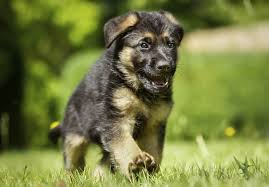
#> input picture images/puppy.jpg, 269 x 187 px
$ python Filtering_FFT_Demo.py   (older library calls are emulated)
#> lines starting #> are read from the running program, lines starting #| are printed output that depends on the picture
"""
Created on Wed Oct 3 19:33:09 2017

@author: bxiao
Here is a new comment
"""
import numpy as np
import pylab
from scipy import misc

# Take the 2-dimensional DFT and centre the frequencies
img = misc.imread('images/puppy.jpg',flatten=1)
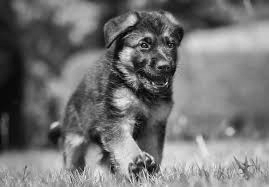
#> img: shape (187, 269) float32; min 0.897, max 244, mean 116.3
# image size, square side length, number of squares
ncols, nrows = img.shape
#> ncols = 187; nrows = 269

# FFT the original image
ftimage = np.fft.fft2(img)
ftimage = np.fft.fftshift(ftimage)
pylab.imshow(np.log(np.abs(ftimage)),cmap='gray')
pylab.show()
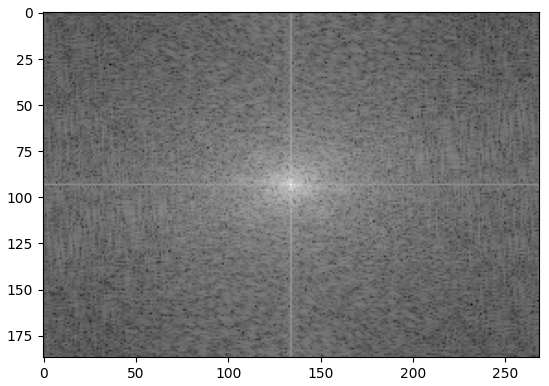
#> figure drawn by matplotlib, 1 panel

# Build and apply a Gaussian filter and make sure the size is correct
sigmax, sigmay = 30, 30
cy, cx = nrows/2, ncols/2
#> cy = 134.5; cx = 93.5
x = np.linspace(0, nrows, nrows)
#> x = 269 values from 0 to 269
y = np.linspace(0, ncols, ncols)
#> y = 187 values from 0 to 187
X, Y = np.meshgrid(x, y)
pylab.imshow(X,cmap='gray')
pylab.show()
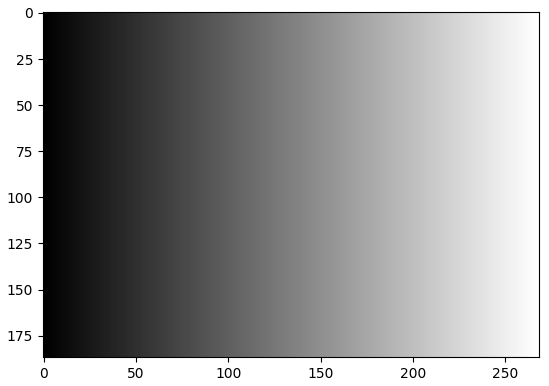
#> figure drawn by matplotlib, 1 panel

pylab.imshow(Y,cmap='gray')
pylab.show()
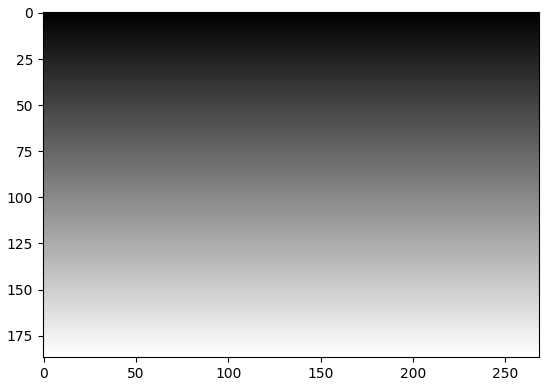
#> figure drawn by matplotlib, 1 panel
gmask = np.exp(-(((X-cx)/sigmax)**2 + ((Y-cy)/sigmay)**2))

pylab.imshow(gmask,cmap='gray')
pylab.show()
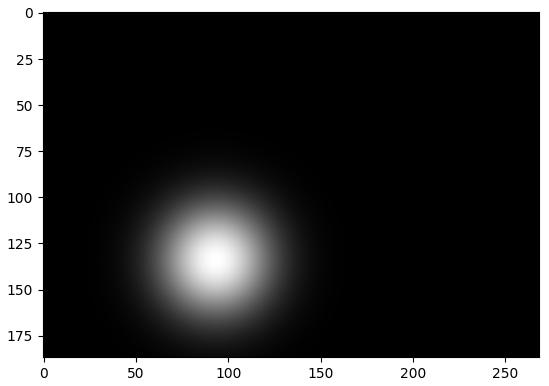
#> figure drawn by matplotlib, 1 panel


# here is filtering in Fourier Domain

ftimagep = ftimage * gmask

pylab.imshow(30*np.log(np.abs(ftimagep)),cmap='gray')
pylab.show()
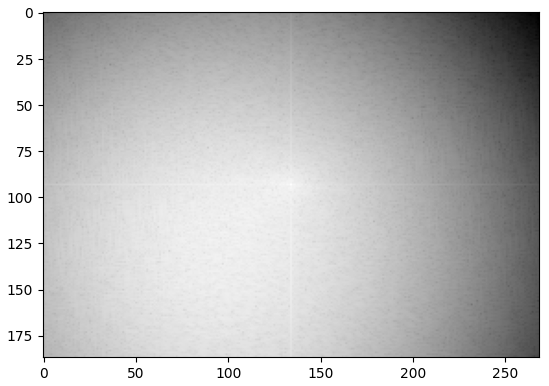
#> figure drawn by matplotlib, 1 panel

# Finally, take the inverse transform and show the blurred image
imagep = np.fft.ifft2(ftimagep)
imageback = np.fft.ifftshift(imagep)
pylab.imshow(np.abs(imagep),cmap='gray')
pylab.show()
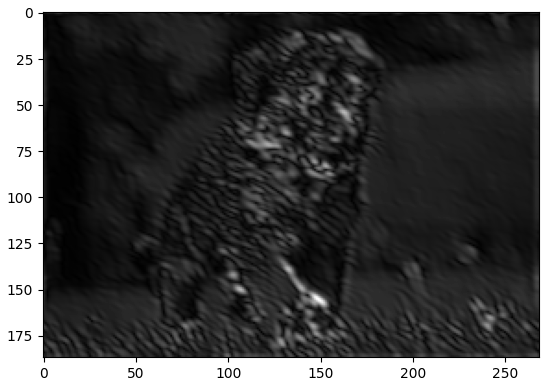
#> figure drawn by matplotlib, 1 panel


# Exercise, how do you highpass filter the image in FFT domain?
# step one: create a high pass filter in fourier domain
# Hint: many ways to create high pass filter 1) sobel, 2) subtract from low-pass
# 3) or something like this:
#kernel = np.array([[-1, -1, -1],
 #                  [-1,  8, -1],
  #                 [-1, -1, -1]])
